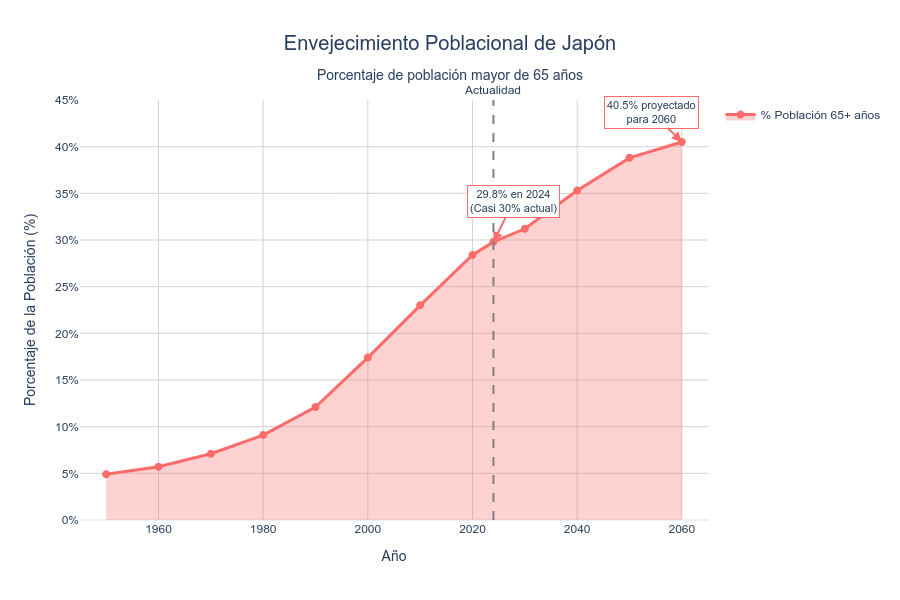

Write Python code to recreate this figure.
import plotly.graph_objects as go
import plotly.express as px
import numpy as np
import pandas as pd

# Datos históricos y proyecciones del envejecimiento poblacional de Japón
# Porcentaje de población mayor de 65 años
años = [1950, 1960, 1970, 1980, 1990, 2000, 2010, 2020, 2024, 2030, 2040, 2050, 2060]
porcentaje_65_mas = [4.9, 5.7, 7.1, 9.1, 12.1, 17.4, 23.0, 28.4, 29.8, 31.2, 35.3, 38.8, 40.5]

# Crear DataFrame
df = pd.DataFrame({
    'Año': años,
    'Porcentaje_65+': porcentaje_65_mas
})

# Crear la figura
fig = go.Figure()

# Añadir la curva con área sombreada
fig.add_trace(go.Scatter(
    x=df['Año'],
    y=df['Porcentaje_65+'],
    mode='lines+markers',
    name='% Población 65+ años',
    line=dict(color='#FF6B6B', width=3),
    marker=dict(size=8, color='#FF6B6B'),
    fill='tonexty',
    fillcolor='rgba(255, 107, 107, 0.3)',
    hovertemplate='<b>Año:</b> %{x}<br><b>Población 65+:</b> %{y}%<extra></extra>'
))

# Añadir línea base en y=0 para crear el área
fig.add_trace(go.Scatter(
    x=df['Año'],
    y=[0] * len(df),
    mode='lines',
    line=dict(color='rgba(0,0,0,0)'),
    showlegend=False,
    hoverinfo='skip'
))

# Añadir línea vertical para marcar el año actual
fig.add_vline(
    x=2024,
    line_dash="dash",
    line_color="gray",
    annotation_text="Actualidad",
    annotation_position="top"
)

# Personalizar el diseño
fig.update_layout(
    title={
        'text': 'Envejecimiento Poblacional de Japón<br><sub>Porcentaje de población mayor de 65 años</sub>',
        'x': 0.5,
        'xanchor': 'center',
        'font': {'size': 20}
    },
    xaxis_title='Año',
    yaxis_title='Porcentaje de la Población (%)',
    template='plotly_white',
    width=900,
    height=600,
    hovermode='x unified',
    font=dict(family="Arial, sans-serif", size=12),
    plot_bgcolor='white',
    paper_bgcolor='white'
)

# Personalizar ejes
fig.update_xaxes(
    showgrid=True,
    gridwidth=1,
    gridcolor='lightgray',
    range=[1945, 2065]
)

fig.update_yaxes(
    showgrid=True,
    gridwidth=1,
    gridcolor='lightgray',
    range=[0, 45],
    ticksuffix='%'
)

# Añadir anotaciones para puntos clave
fig.add_annotation(
    x=2024,
    y=29.8,
    text="29.8% en 2024<br>(Casi 30% actual)",
    showarrow=True,
    arrowhead=2,
    arrowsize=1,
    arrowwidth=2,
    arrowcolor="#FF6B6B",
    ax=20,
    ay=-40,
    bgcolor="white",
    bordercolor="#FF6B6B",
    borderwidth=1,
    font=dict(size=11)
)

fig.add_annotation(
    x=2060,
    y=40.5,
    text="40.5% proyectado<br>para 2060",
    showarrow=True,
    arrowhead=2,
    arrowsize=1,
    arrowwidth=2,
    arrowcolor="#FF6B6B",
    ax=-30,
    ay=-30,
    bgcolor="white",
    bordercolor="#FF6B6B",
    borderwidth=1,
    font=dict(size=11)
)

# Mostrar la figura
fig.show()

# Información adicional
print("=" * 50)
print("DATOS CLAVE DEL ENVEJECIMIENTO EN JAPÓN")
print("=" * 50)
print(f"• Porcentaje actual (2024): {porcentaje_65_mas[-4]}%")
print(f"• Proyección 2060: {porcentaje_65_mas[-1]}%")
print(f"• Población 80+ años: Más del 10% (2024)")
print(f"• Japón es el país más 'viejo' del mundo")
print("=" * 50)
